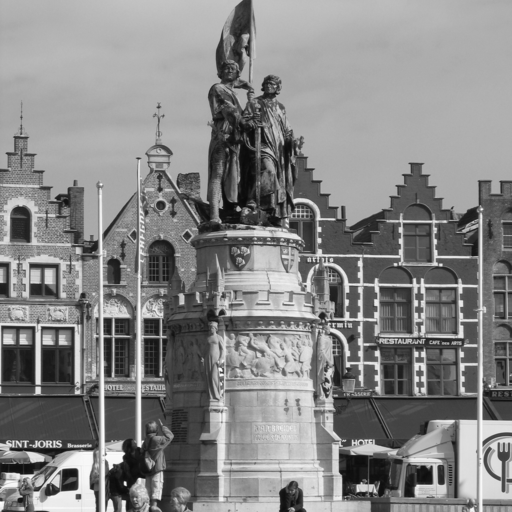
#> input picture resources/images/Image00001.tif, 512 x 512 px; its folder holds only this picture in this run
$ python main.py
#> lines starting #> are read from the running program, lines starting #| are printed output that depends on the picture
### utils/in_out.py
import numpy as np
from skimage.io import imshow, show, imread, imsave


def read_image(path, as_gray=True):
#> called with path = 'resources/images/Image00001.tif', as_gray = True
    return imread(path, as_gray=as_gray)
#> returned value is the input picture: shape (512, 512); min 9, max 255, mean 134.2


def write_image(image, path):
    return imsave(path, image)

### utils/watermark.py
import random
import numpy as np


def generate_watermark(length, math_expectation, sigma, key=None):
#> called with length = 262144, math_expectation = 400, sigma = 100
    random.seed(key)
    result = np.zeros(length)
    for i in range(0, length, 1):
        result[i] = random.gauss(math_expectation, sigma)
    return np.array(result)

### utils/nzb.py
import numpy as np


def get_plane(image, plane_num):
    return ((image & (2 ** (plane_num - 1))) / (2 ** (plane_num - 1))).astype('uint8')


def svi_1_encode(original_image, watermark, bit_plate_num, q):
#> called with bit_plate_num = 2, q = 1
    num_for_clear_bit_plate = 255 - (2 ** (bit_plate_num - 1))
    prepared_watermark = np.random.randint(0, 2, size=watermark.size).astype(np.uint8)
    image_with_empty_bit_plate = original_image & num_for_clear_bit_plate

    result = np.zeros(original_image.size)

    right_border = int(q * original_image.size)
#> right_border = 262144
    result[0:right_border] = prepared_watermark.flatten()[0:right_border]

    new_plane = get_plane(original_image, bit_plate_num)
#> in get_plane, `return ((image & (2 ** (plane_num - 1))) / (2 ** (plane_num - 1))).ast..`:
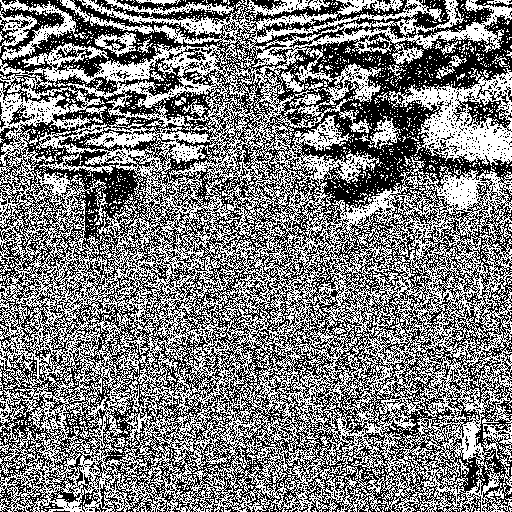
#> returned value: shape (512, 512); values 0 (black) and 1 (white), 49.3% white in thin lines or dots
    result[right_border:] = new_plane.flatten()[right_border:]

    return image_with_empty_bit_plate | ((result.astype('uint8')).reshape(original_image.shape[0], original_image.shape[1]) * (2 ** (bit_plate_num - 1)))
#> call 2 of get_plane, with plane_num = 2
#> in get_plane (call 2), `return ((image & (2 ** (plane_num - 1))) / (2 ** (plane_num - 1))).ast..`:
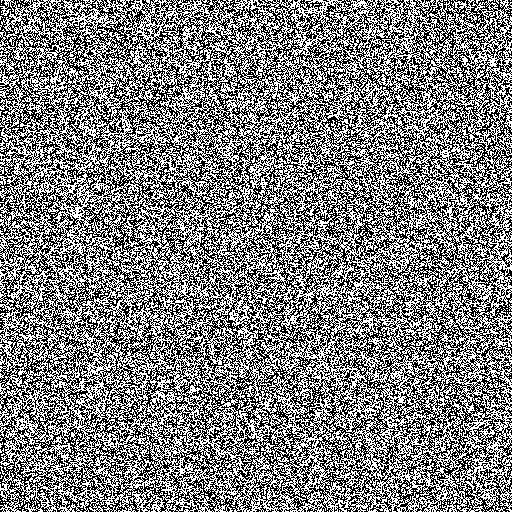
#> returned value: shape (512, 512); values 0 (black) and 1 (white), 50.1% white; black in thin lines or dots

### main.py
import os

import matplotlib.pyplot as plt
import numpy as np
import sklearn
import sklearn.discriminant_analysis
import sklearn.ensemble
import sklearn.svm
import sklearn.tree
from sklearn.ensemble import AdaBoostClassifier
from sklearn.neural_network import MLPClassifier

from utils.consts import M, SIGMA
from utils.in_out import read_image
from utils.nzb import svi_1_encode, get_plane
from utils.watermark import generate_watermark


def train_and_test(X, y, clf):
    # Отделяем 20% выборки для обучения и 80% для оценки
    X_train, X_test, y_train, y_test = \
        sklearn.model_selection.train_test_split(X, y, train_size=0.2, random_state=42)

    clf.fit(X_train, y_train)
    y_pred = clf.predict(X_test)
    return sklearn.metrics.f1_score(y_pred, y_test)


def get_series_array(bit_plate, max_i):

#> called with max_i = 20
    bit_plate_flatten = bit_plate.copy().flatten()

    result = np.zeros(max_i)

    current_bit = 0
    series_length = 0
    while current_bit < bit_plate_flatten.size:
        for series_bit in range (current_bit, bit_plate_flatten.size):
            if bit_plate_flatten[current_bit] == bit_plate_flatten[series_bit] and series_length < max_i:
                series_length += 1
            else:
                result[series_length - 1] += 1
                current_bit += series_length
                series_length = 0
                break
            if series_bit == bit_plate_flatten.size - 1:
                current_bit = bit_plate_flatten.size

    return result


def get_feature_vector(series):
    tmp = np.array(np.split(series, 5)) # Чтоб было по 4 штуки
    result = np.zeros(5)
    for i in range(tmp.shape[0]):
        result[i] = np.sum(np.array(tmp[i]))
    return result


if __name__ == '__main__':
    images_file_names = os.listdir('resources/images')

    dt = []
    rf = []
    mlp = []
    ab = []

    p = 2
    K = np.array(images_file_names).size
    y = np.zeros(K)

    q_array = [1, 0.7, 0.5, 0.3, 0.1]
    for q in q_array:

        train_dataset = []
        print(f'q={q}')

        image_num = 0

        for image_file_name in images_file_names:

            if image_num % 10 == 0:
                print(f'Processing {image_num*2}%')

            full_image_path = 'resources/images/' + image_file_name
            image = read_image(full_image_path)

            image_to_process = ''
            if image_num < K / 2:
                watermark = generate_watermark(image.size, M, SIGMA).reshape(image.shape[0], image.shape[1])
                image_to_process = svi_1_encode(image, watermark, p, q)
            else:
                image_to_process = image
                y[image_num] = 1

            bit_plate = get_plane(image_to_process, p)
            series_array = get_series_array(bit_plate, 20)  # / image.size
#> series_array = 20 values, max 65317 at index 0, min 0 at index 15, mean 6545.9
            feature_vector = get_feature_vector(series_array)
#> in get_feature_vector, `tmp = np.array(np.split(series, 5))`: tmp = [[65317, 32787, 16328, 8349], [4017, 2093, 989, 527], [263, 137, 56, 26], [15, 5, 6, 0], [3, 1, 0, 0]]
#> after the loop in get_feature_vector, `for i in range(tmp.shape[0]):`: result = [122781, 7626, 482, 26, 4]
#> feature_vector = [122781, 7626, 482, 26, 4]
            train_dataset.append(feature_vector)

            image_num += 1

#> (the run stopped early here; a loop or call above may not have finished)

$ run again, on resources/images/Image00012.tif
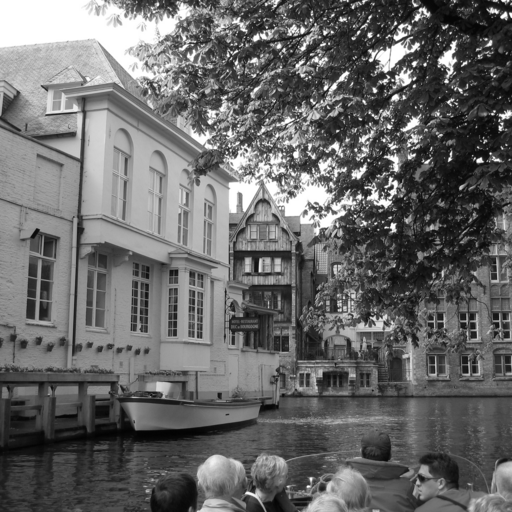
#> input picture resources/images/Image00012.tif, 512 x 512 px
#> in read_image, returned value is the input picture: shape (512, 512); min 2, max 255, mean 104.7
#> in get_plane, `return ((image & (2 ** (plane_num - 1))) / (2 ** (plane_num - 1))).ast..`:
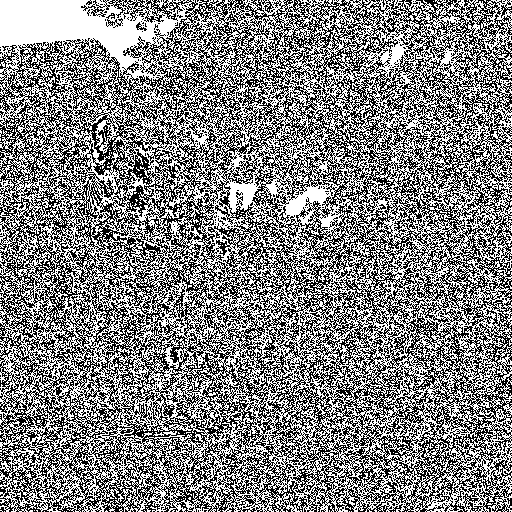
#> returned value: shape (512, 512); values 0 (black) and 1 (white), 51.4% white; black in thin lines or dots
#> series_array = 20 values, max 65317 at index 0, min 0 at index 15, mean 6545.9
#> tmp = [[65317, 32787, 16328, 8349], [4017, 2093, 989, 527], [263, 137, 56, 26], [15, 5, 6, 0], [3, 1, 0, 0]]
#> after the loop in get_feature_vector, `for i in range(tmp.shape[0]):`: result = [122781, 7626, 482, 26, 4]

$ run again, on resources/images/Image00014.tif
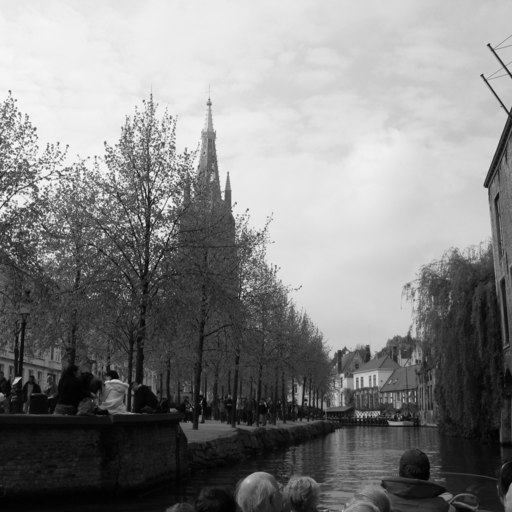
#> input picture resources/images/Image00014.tif, 512 x 512 px
#> in read_image, returned value is the input picture: shape (512, 512); min 0, max 247, mean 132.4
#> in get_plane, `return ((image & (2 ** (plane_num - 1))) / (2 ** (plane_num - 1))).ast..`:
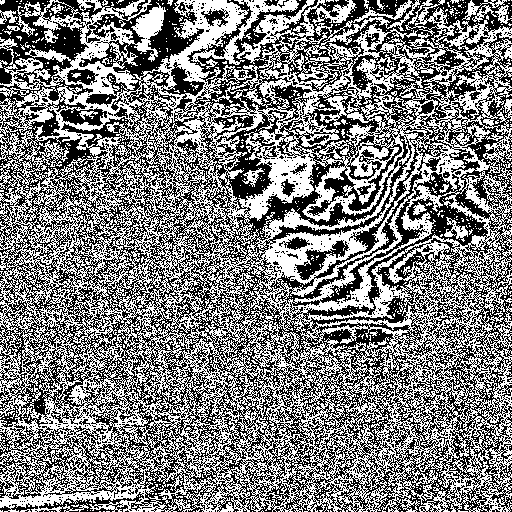
#> returned value: shape (512, 512); values 0 (black) and 1 (white), 49.8% white in thin lines or dots
#> series_array = 20 values, max 65317 at index 0, min 0 at index 15, mean 6545.9
#> tmp = [[65317, 32787, 16328, 8349], [4017, 2093, 989, 527], [263, 137, 56, 26], [15, 5, 6, 0], [3, 1, 0, 0]]
#> after the loop in get_feature_vector, `for i in range(tmp.shape[0]):`: result = [122781, 7626, 482, 26, 4]

$ run again, on resources/images/Image00015.tif
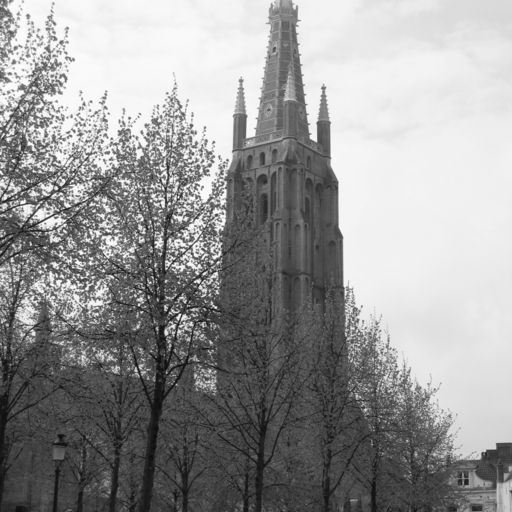
#> input picture resources/images/Image00015.tif, 512 x 512 px
#> in read_image, returned value is the input picture: shape (512, 512); min 11, max 255, mean 151.6
#> in get_plane, `return ((image & (2 ** (plane_num - 1))) / (2 ** (plane_num - 1))).ast..`:
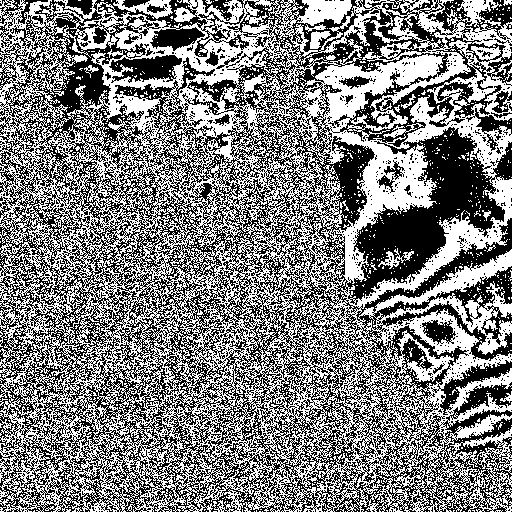
#> returned value: shape (512, 512); values 0 (black) and 1 (white), 50% white in thin lines or dots
#> series_array = 20 values, max 65317 at index 0, min 0 at index 15, mean 6545.9
#> tmp = [[65317, 32787, 16328, 8349], [4017, 2093, 989, 527], [263, 137, 56, 26], [15, 5, 6, 0], [3, 1, 0, 0]]
#> after the loop in get_feature_vector, `for i in range(tmp.shape[0]):`: result = [122781, 7626, 482, 26, 4]

$ run again, on resources/images/Image00004.tif
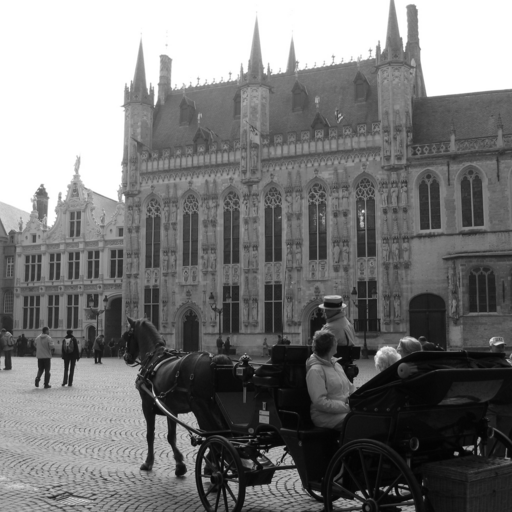
#> input picture resources/images/Image00004.tif, 512 x 512 px
#> in read_image, returned value is the input picture: shape (512, 512); min 3, max 255, mean 121.1
#> in get_plane, `return ((image & (2 ** (plane_num - 1))) / (2 ** (plane_num - 1))).ast..`:
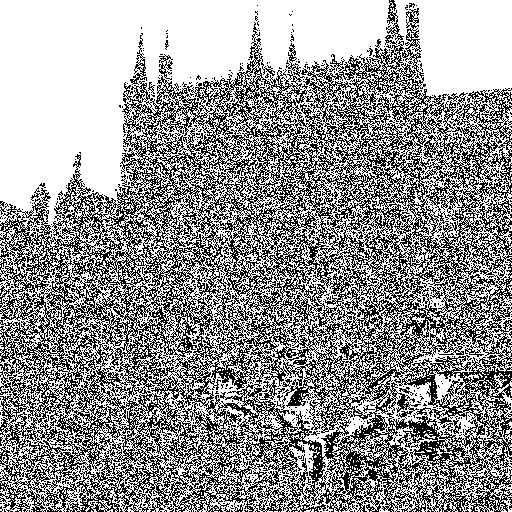
#> returned value: shape (512, 512); values 0 (black) and 1 (white), 59.2% white; black in thin lines or dots
#> series_array = 20 values, max 65317 at index 0, min 0 at index 15, mean 6545.9
#> tmp = [[65317, 32787, 16328, 8349], [4017, 2093, 989, 527], [263, 137, 56, 26], [15, 5, 6, 0], [3, 1, 0, 0]]
#> after the loop in get_feature_vector, `for i in range(tmp.shape[0]):`: result = [122781, 7626, 482, 26, 4]
